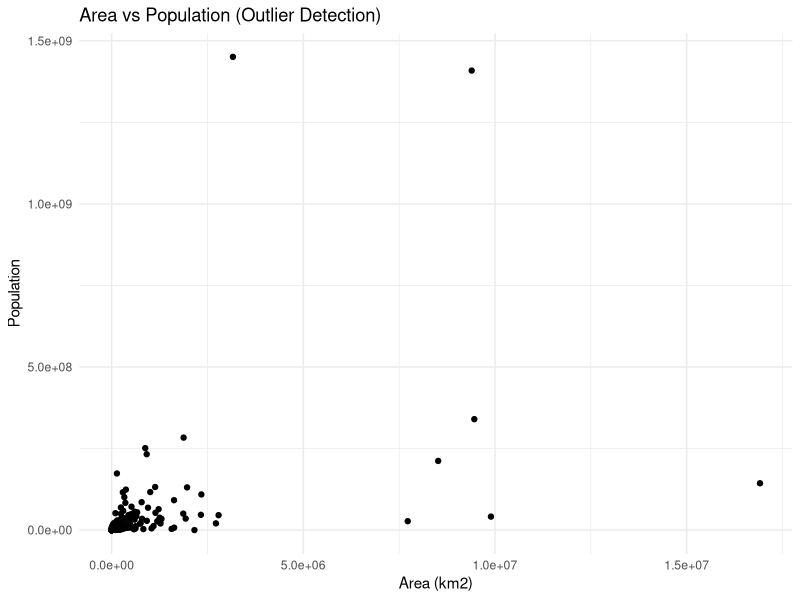

Reproduce this figure in R.
# 03_outlier_detection.R
# Logic: Area vs Population plots

library(tidyverse)
library(here)
library(ggplot2)

# Ensure output directories exist
if (!dir.exists(here("output/figures/scatterplots"))) {
  dir.create(here("output/figures/scatterplots"), recursive = TRUE)
}
if (!dir.exists(here("data/processed"))) {
  dir.create(here("data/processed"), recursive = TRUE)
}

data_clean <- read_csv(here("data/processed/biodiversity_clean_v1.csv"), show_col_types = FALSE)

# Check if columns exist
# Using names from variables_per_country_UPDATED which are likely wb_population, area_total_km2 (or from master)
# Master has area_total_km2. vars_updated has wb_population.

if("area_total_km2" %in% names(data_clean) & "wb_population" %in% names(data_clean)) {

  # Scatterplot
  p <- ggplot(data_clean, aes(x = area_total_km2, y = wb_population)) +
    geom_point() +
    theme_minimal() +
    labs(title = "Area vs Population (Outlier Detection)", x = "Area (km2)", y = "Population")

  ggsave(here("output/figures/scatterplots/area_vs_pop_outliers.png"), plot = p)
  print("Outlier plot saved.")

  # Basic outlier detection (e.g., Z-score > 3)
  outliers <- data_clean %>%
    mutate(
      z_area = (area_total_km2 - mean(area_total_km2, na.rm = TRUE)) / sd(area_total_km2, na.rm = TRUE),
      z_pop = (wb_population - mean(wb_population, na.rm = TRUE)) / sd(wb_population, na.rm = TRUE)
    ) %>%
    filter(abs(z_area) > 3 | abs(z_pop) > 3)

  write_csv(outliers, here("data/processed/outliers_removed.csv"))
  print("Outliers saved to data/processed/outliers_removed.csv")

} else {
  warning("Columns for outlier detection (area_total_km2, wb_population) not found.")
  print(names(data_clean))
}
